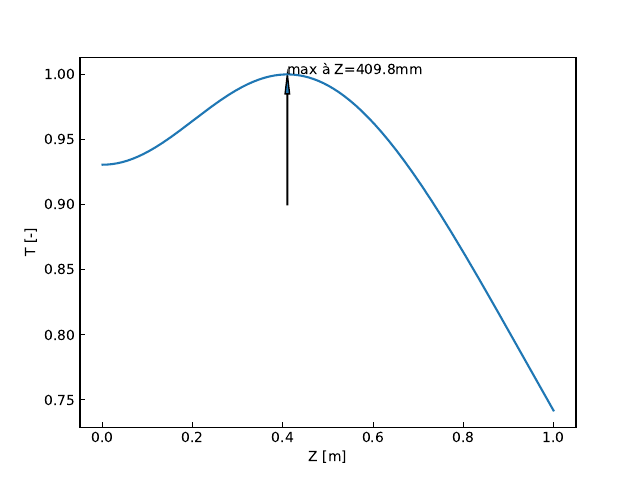

Write Python code to recreate this figure.
import numpy as np
from scipy.optimize import curve_fit
import re
import matplotlib.pyplot as mpl


def w1(Z):
    return 632.8*4.5/np.pi/(315**2+(.65**2)*(Z**2))**.5

a = 2.405/0.12*620/2/np.pi
V = 2*np.pi*a/630*.12
w2 = a/1000*(.65+1.619*V**(-1.5)+2.879*V**(-6))

def t(Z):
    return (2*w1(Z)*w2/(w1(Z)**2+w2**2))**2

z = np.linspace(0, 1000, 100000)
peakIndex = np.argmax(t(z))
peakPosition = z[peakIndex]
peakCoord = peakPosition/1000, np.max(t(z))


fig1, tz = mpl.subplots(1)
tz.plot(z/1000, t(z))
tz.set_xlabel("Z [m]")
tz.set_ylabel("T [-]")
tz.arrow(peakCoord[0], peakCoord[1]-.1, 0, 0.1, length_includes_head=True, head_width=.01)
tz.annotate(f"max à Z={peakPosition:.1f}mm", peakCoord)
tz.tick_params(axis="y", direction="in")
tz.tick_params(axis="x", direction="in")
fig1.savefig("fibres.pdf")
fig1.savefig("fibres.eps")
fig1.savefig("fibres")
# mpl.show()